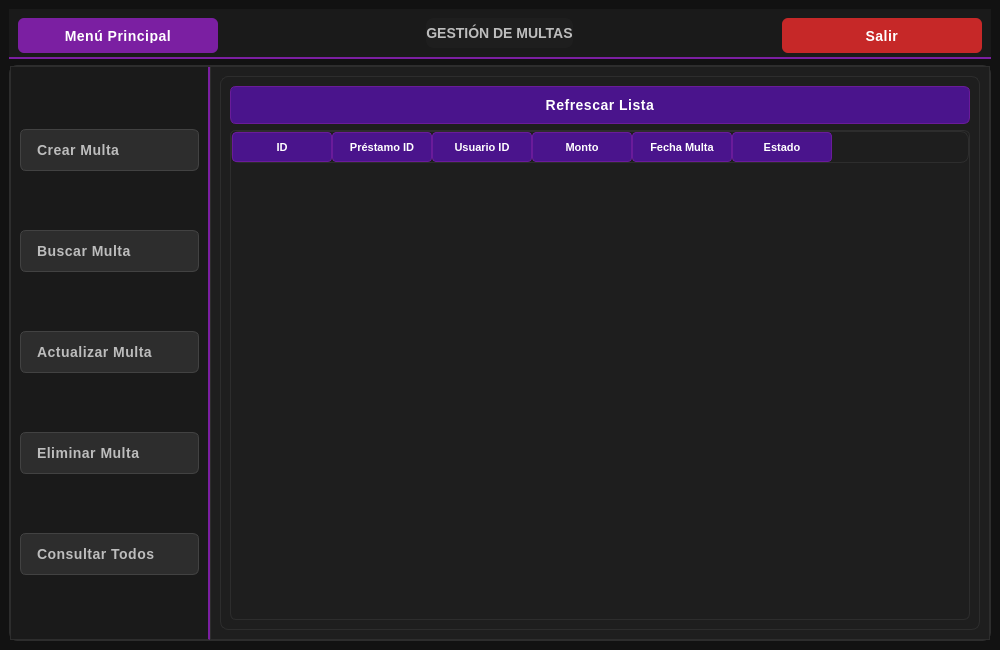
<?xml version="1.0" encoding="UTF-8"?>
<ui version="4.0">
 <class>MainWindow</class>
 <widget class="QMainWindow" name="MainWindow">
  <property name="geometry">
   <rect>
    <x>0</x>
    <y>0</y>
    <width>1000</width>
    <height>650</height>
   </rect>
  </property>
  <property name="windowTitle">
   <string>Sistema de Biblioteca - Gestión de Multas</string>
  </property>
  <property name="styleSheet">
   <string notr="true">/* === Estilo general - Tema Oscuro Biblioteca === */
QMainWindow {
    background-color: #121212;
    color: #e0e0e0;
    font-family: &quot;Segoe UI&quot;, &quot;SF Pro Display&quot;, &quot;Roboto&quot;, sans-serif;
    font-size: 14px;
    font-weight: 400;
}

/* === Frames === */
QFrame {
    background-color: #1e1e1e;
    border-radius: 8px;
    border: 1px solid #2d2d2d;
}

/* Barra superior */
#frame_superior {
    background-color: #1a1a1a;
    border: none;
    border-radius: 0px;
    border-bottom: 2px solid #7b1fa2;
}

/* Panel lateral */
#frame_lateral {
    background-color: #1a1a1a;
    border-right: 2px solid #7b1fa2;
    border-radius: 0px;
}

/* Área principal */
#frame_paginas {
    background-color: #1e1e1e;
    border-radius: 0px;
}

/* === Botones === */
QPushButton {
    background-color: #4a148c;
    color: #ffffff;
    border: 1px solid #6a1b9a;
    border-radius: 6px;
    padding: 10px 16px;
    font-weight: 500;
    font-size: 14px;
    letter-spacing: 0.5px;
    background: qlineargradient(x1:0, y1:0, x2:0, y2:1,
        stop:0 #7b1fa2, stop:1 #4a148c);
}

QPushButton:hover {
    background-color: #6a1b9a;
    color: #ffffff;
    border: 1px solid #8e24aa;
}

QPushButton:pressed {
    background-color: #38006b;
    color: #ffffff;
    border: 1px solid #4a148c;
    background: qlineargradient(x1:0, y1:0, x2:0, y2:1,
        stop:0 #4a148c, stop:1 #38006b);
}

/* Botón principal (Menú) */
#boton_menu {
    background-color: #7b1fa2;
    color: white;
    border: none;
    font-weight: 600;
    background: qlineargradient(x1:0, y1:0, x2:0, y2:1,
        stop:0 #9c27b0, stop:1 #7b1fa2);
}
#boton_menu:hover {
    background-color: #8e24aa;
    background: qlineargradient(x1:0, y1:0, x2:0, y2:1,
        stop:0 #ab47bc, stop:1 #8e24aa);
}
#boton_menu:pressed {
    background-color: #6a1b9a;
    background: qlineargradient(x1:0, y1:0, x2:0, y2:1,
        stop:0 #7b1fa2, stop:1 #6a1b9a);
}

/* Botón salir */
#boton_salir {
    background-color: #c62828;
    color: white;
    border: none;
    background: qlineargradient(x1:0, y1:0, x2:0, y2:1,
        stop:0 #ef5350, stop:1 #b71c1c);
}
#boton_salir:hover {
    background-color: #d32f2f;
    background: qlineargradient(x1:0, y1:0, x2:0, y2:1,
        stop:0 #f44336, stop:1 #c62828);
}
#boton_salir:pressed {
    background-color: #b71c1c;
    background: qlineargradient(x1:0, y1:0, x2:0, y2:1,
        stop:0 #c62828, stop:1 #b71c1c);
}

/* === Campos de texto === */
QLineEdit {
    background-color: #2d2d2d;
    color: #e0e0e0;
    border: 1px solid #424242;
    border-radius: 4px;
    padding: 8px 12px;
    font-size: 14px;
    font-weight: 400;
    selection-background-color: #7b1fa2;
}

QLineEdit:focus {
    border: 1px solid #7b1fa2;
    background-color: #333333;
    box-shadow: 0px 0px 5px rgba(123, 31, 162, 0.5);
}

QLineEdit:placeholder {
    color: #666666;
}

/* === Labels === */
QLabel {
    color: #bdbdbd;
    font-weight: 500;
    font-size: 14px;
    border: none;
}

/* Label inferior o secundario */
#label_mensaje {
    color: #9e9e9e;
    font-size: 10px;
    font-style: italic;
}

/* === Stacked Widget === */
QStackedWidget {
    background-color: #1e1e1e;
    border: 1px solid #2d2d2d;
    border-radius: 8px;
}

/* === Scrollbars === */
QScrollBar:vertical {
    border: none;
    background: #2d2d2d;
    width: 12px;
    border-radius: 6px;
}
QScrollBar::handle:vertical {
    background: #4a148c;
    min-height: 25px;
    border-radius: 6px;
}
QScrollBar::handle:vertical:hover {
    background: #6a1b9a;
}
QScrollBar::add-line:vertical,
QScrollBar::sub-line:vertical {
    height: 0;
}

QScrollBar:horizontal {
    border: none;
    background: #2d2d2d;
    height: 12px;
    border-radius: 6px;
}
QScrollBar::handle:horizontal {
    background: #4a148c;
    min-width: 25px;
    border-radius: 6px;
}
QScrollBar::handle:horizontal:hover {
    background: #6a1b9a;
}

/* === Layouts === */
QVBoxLayout, QHBoxLayout {
    spacing: 12px;
}

/* === Botones laterales === */
#boton_crear, #boton_buscar, #boton_actualizar, #boton_eliminar, #boton_consultar_todos {
    background-color: #2d2d2d;
    border: 1px solid #424242;
    color: #bdbdbd;
    font-weight: 500;
    font-size: 14px;
    text-align: left;
    padding: 12px 16px;
}

#boton_crear:hover, 
#boton_buscar:hover, 
#boton_actualizar:hover, 
#boton_eliminar:hover,
#boton_consultar_todos:hover {
    background-color: #333333;
    border: 1px solid #7b1fa2;
    color: #e0e0e0;
    background: qlineargradient(x1:0, y1:0, x2:1, y2:0,
        stop:0 #2d2d2d, stop:1 #4a148c);
}

#boton_crear:pressed, 
#boton_buscar:pressed, 
#boton_actualizar:pressed, 
#boton_eliminar:pressed,
#boton_consultar_todos:pressed {
    background-color: #4a148c;
    border: 1px solid #6a1b9a;
    color: #ffffff;
}

/* === Tooltips === */
QToolTip {
    background-color: #2d2d2d;
    color: #e0e0e0;
    border: 1px solid #7b1fa2;
    padding: 8px;
    border-radius: 6px;
    font-size: 13px;
    font-weight: 500;
    box-shadow: 0px 2px 10px rgba(0, 0, 0, 0.3);
}

/* === Tablas === */
QTableWidget {
    background-color: #1e1e1e;
    color: #e0e0e0;
    gridline-color: #424242;
    border: 1px solid #2d2d2d;
    border-radius: 6px;
    font-size: 13px;
    font-weight: 400;
    selection-background-color: #7b1fa2;
    selection-color: #ffffff;
    alternate-background-color: #252525;
}

QHeaderView::section {
    background-color: #4a148c;
    color: #ffffff;
    border: 1px solid #6a1b9a;
    border-radius: 4px;
    font-weight: 600;
    font-size: 13px;
    padding: 8px;
}

QHeaderView::section:hover {
    background-color: #6a1b9a;
}

QTableWidget::item {
    padding: 6px;
    border: none;
}

QTableWidget::item:selected {
    background-color: #7b1fa2;
    color: #ffffff;
}

/* Efectos adicionales para profundidad */
#frame_superior {
    border-bottom: 2px solid #7b1fa2;
}

#frame_lateral {
    border-right: 2px solid #7b1fa2;
}

/* Efectos de sombra suaves */
QFrame {
    box-shadow: 0px 2px 8px rgba(0, 0, 0, 0.2);
}

QPushButton {
    box-shadow: 0px 2px 4px rgba(0, 0, 0, 0.3);
}

QLineEdit:focus {
    box-shadow: 0px 0px 8px rgba(123, 31, 162, 0.4);
}</string>
  </property>
  <widget class="QWidget" name="centralwidget">
   <layout class="QVBoxLayout" name="verticalLayout" stretch="1,8">
    <item>
     <widget class="QFrame" name="frame_superior">
      <property name="minimumSize">
       <size>
        <width>0</width>
        <height>50</height>
       </size>
      </property>
      <property name="maximumSize">
       <size>
        <width>16777215</width>
        <height>50</height>
       </size>
      </property>
      <property name="frameShape">
       <enum>QFrame::StyledPanel</enum>
      </property>
      <property name="frameShadow">
       <enum>QFrame::Raised</enum>
      </property>
      <layout class="QHBoxLayout" name="horizontalLayout">
       <item>
        <widget class="QPushButton" name="boton_menu">
         <property name="minimumSize">
          <size>
           <width>200</width>
           <height>35</height>
          </size>
         </property>
         <property name="text">
          <string>Menú Principal</string>
         </property>
        </widget>
       </item>
       <item>
        <spacer name="horizontalSpacer">
         <property name="orientation">
          <enum>Qt::Horizontal</enum>
         </property>
         <property name="sizeHint" stdset="0">
          <size>
           <width>226</width>
           <height>20</height>
          </size>
         </property>
        </spacer>
       </item>
       <item>
        <widget class="QLabel" name="label_titulo">
         <property name="text">
          <string>GESTIÓN DE MULTAS</string>
         </property>
         <property name="alignment">
          <set>Qt::AlignCenter</set>
         </property>
        </widget>
       </item>
       <item>
        <spacer name="horizontalSpacer_2">
         <property name="orientation">
          <enum>Qt::Horizontal</enum>
         </property>
         <property name="sizeHint" stdset="0">
          <size>
           <width>226</width>
           <height>20</height>
          </size>
         </property>
        </spacer>
       </item>
       <item>
        <widget class="QPushButton" name="boton_salir">
         <property name="minimumSize">
          <size>
           <width>200</width>
           <height>35</height>
          </size>
         </property>
         <property name="text">
          <string>Salir</string>
         </property>
        </widget>
       </item>
      </layout>
     </widget>
    </item>
    <item>
     <widget class="QFrame" name="frame_central">
      <property name="frameShape">
       <enum>QFrame::StyledPanel</enum>
      </property>
      <property name="frameShadow">
       <enum>QFrame::Raised</enum>
      </property>
      <layout class="QHBoxLayout" name="horizontalLayout_2">
       <property name="spacing">
        <number>0</number>
       </property>
       <property name="leftMargin">
        <number>0</number>
       </property>
       <property name="topMargin">
        <number>0</number>
       </property>
       <property name="rightMargin">
        <number>0</number>
       </property>
       <property name="bottomMargin">
        <number>0</number>
       </property>
       <item>
        <widget class="QFrame" name="frame_lateral">
         <property name="minimumSize">
          <size>
           <width>200</width>
           <height>0</height>
          </size>
         </property>
         <property name="maximumSize">
          <size>
           <width>200</width>
           <height>16777215</height>
          </size>
         </property>
         <property name="frameShape">
          <enum>QFrame::StyledPanel</enum>
         </property>
         <property name="frameShadow">
          <enum>QFrame::Raised</enum>
         </property>
         <layout class="QVBoxLayout" name="verticalLayout_2">
          <item>
           <widget class="QPushButton" name="boton_crear">
            <property name="text">
             <string>Crear Multa</string>
            </property>
           </widget>
          </item>
          <item>
           <widget class="QPushButton" name="boton_buscar">
            <property name="text">
             <string>Buscar Multa</string>
            </property>
           </widget>
          </item>
          <item>
           <widget class="QPushButton" name="boton_actualizar">
            <property name="text">
             <string>Actualizar Multa</string>
            </property>
           </widget>
          </item>
          <item>
           <widget class="QPushButton" name="boton_eliminar">
            <property name="text">
             <string>Eliminar Multa</string>
            </property>
           </widget>
          </item>
          <item>
           <widget class="QPushButton" name="boton_consultar_todos">
            <property name="text">
             <string>Consultar Todos</string>
            </property>
           </widget>
          </item>
         </layout>
        </widget>
       </item>
       <item>
        <widget class="QFrame" name="frame_paginas">
         <property name="frameShape">
          <enum>QFrame::StyledPanel</enum>
         </property>
         <property name="frameShadow">
          <enum>QFrame::Raised</enum>
         </property>
         <layout class="QVBoxLayout" name="verticalLayout_3">
          <item>
           <widget class="QStackedWidget" name="stackedWidget">
            <property name="currentIndex">
             <number>4</number>
            </property>
            <widget class="QWidget" name="page_crear">
             <layout class="QHBoxLayout" name="horizontalLayout_3">
              <item>
               <layout class="QVBoxLayout" name="verticalLayout_4">
                <item>
                 <layout class="QGridLayout" name="gridLayout_crear">
                  <item row="0" column="0">
                   <widget class="QLabel" name="label_prestamo_id_crear">
                    <property name="text">
                     <string>ID Préstamo</string>
                    </property>
                   </widget>
                  </item>
                  <item row="0" column="1">
                   <widget class="QLineEdit" name="prestamo_id_crear">
                    <property name="minimumSize">
                     <size>
                      <width>150</width>
                      <height>0</height>
                     </size>
                    </property>
                    <property name="placeholderText">
                     <string>ID del préstamo relacionado</string>
                    </property>
                   </widget>
                  </item>
                  <item row="1" column="0">
                   <widget class="QLabel" name="label_usuario_id_crear">
                    <property name="text">
                     <string>ID Usuario</string>
                    </property>
                   </widget>
                  </item>
                  <item row="1" column="1">
                   <widget class="QLineEdit" name="usuario_id_crear">
                    <property name="placeholderText">
                     <string>ID del usuario multado</string>
                    </property>
                   </widget>
                  </item>
                  <item row="2" column="0">
                   <widget class="QLabel" name="label_monto_crear">
                    <property name="text">
                     <string>Monto</string>
                    </property>
                   </widget>
                  </item>
                  <item row="2" column="1">
                   <widget class="QLineEdit" name="monto_crear">
                    <property name="placeholderText">
                     <string>Ej: 50.00</string>
                    </property>
                   </widget>
                  </item>
                  <item row="3" column="0">
                   <widget class="QLabel" name="label_fecha_multa_crear">
                    <property name="text">
                     <string>Fecha Multa</string>
                    </property>
                   </widget>
                  </item>
                  <item row="3" column="1">
                   <widget class="QLineEdit" name="fecha_multa_crear">
                    <property name="placeholderText">
                     <string>YYYY-MM-DD HH:MM:SS</string>
                    </property>
                   </widget>
                  </item>
                  <item row="4" column="0">
                   <widget class="QLabel" name="label_estado_crear">
                    <property name="text">
                     <string>Estado</string>
                    </property>
                   </widget>
                  </item>
                  <item row="4" column="1">
                   <widget class="QLineEdit" name="estado_crear">
                    <property name="placeholderText">
                     <string>Pendiente, Pagada</string>
                    </property>
                   </widget>
                  </item>
                 </layout>
                </item>
                <item>
                 <widget class="QPushButton" name="accion_guardar">
                  <property name="text">
                   <string>Guardar Multa</string>
                  </property>
                 </widget>
                </item>
               </layout>
              </item>
             </layout>
            </widget>
            <widget class="QWidget" name="page_buscar">
             <layout class="QVBoxLayout" name="verticalLayout_7">
              <item>
               <layout class="QGridLayout" name="gridLayout_buscar">
                <item row="0" column="0">
                 <widget class="QLabel" name="label_multa_id_buscar">
                  <property name="text">
                   <string>ID Multa</string>
                  </property>
                 </widget>
                </item>
                <item row="0" column="1">
                 <widget class="QLineEdit" name="multa_id_buscar">
                  <property name="minimumSize">
                   <size>
                    <width>150</width>
                    <height>0</height>
                   </size>
                  </property>
                  <property name="placeholderText">
                   <string>Ingrese ID a buscar</string>
                  </property>
                 </widget>
                </item>
                <item row="0" column="2">
                 <widget class="QPushButton" name="buscar_buscar">
                  <property name="text">
                   <string>Buscar</string>
                  </property>
                 </widget>
                </item>
                <item row="1" column="0">
                 <widget class="QLabel" name="label_prestamo_id_buscar">
                  <property name="text">
                   <string>ID Préstamo</string>
                  </property>
                 </widget>
                </item>
                <item row="1" column="1">
                 <widget class="QLineEdit" name="prestamo_id_buscar"/>
                </item>
                <item row="2" column="0">
                 <widget class="QLabel" name="label_usuario_id_buscar">
                  <property name="text">
                   <string>ID Usuario</string>
                  </property>
                 </widget>
                </item>
                <item row="2" column="1">
                 <widget class="QLineEdit" name="usuario_id_buscar"/>
                </item>
                <item row="3" column="0">
                 <widget class="QLabel" name="label_monto_buscar">
                  <property name="text">
                   <string>Monto</string>
                  </property>
                 </widget>
                </item>
                <item row="3" column="1">
                 <widget class="QLineEdit" name="monto_buscar"/>
                </item>
                <item row="4" column="0">
                 <widget class="QLabel" name="label_fecha_multa_buscar">
                  <property name="text">
                   <string>Fecha Multa</string>
                  </property>
                 </widget>
                </item>
                <item row="4" column="1">
                 <widget class="QLineEdit" name="fecha_multa_buscar"/>
                </item>
                <item row="5" column="0">
                 <widget class="QLabel" name="label_estado_buscar">
                  <property name="text">
                   <string>Estado</string>
                  </property>
                 </widget>
                </item>
                <item row="5" column="1">
                 <widget class="QLineEdit" name="estado_buscar"/>
                </item>
               </layout>
              </item>
              <item>
               <widget class="QPushButton" name="accion_limpiar">
                <property name="text">
                 <string>Limpiar Búsqueda</string>
                </property>
               </widget>
              </item>
             </layout>
            </widget>
            <widget class="QWidget" name="page_actualizar">
             <layout class="QHBoxLayout" name="horizontalLayout_4">
              <item>
               <layout class="QVBoxLayout" name="verticalLayout_5">
                <item>
                 <layout class="QGridLayout" name="gridLayout_actualizar">
                  <item row="0" column="0">
                   <widget class="QLabel" name="label_multa_id_actualizar">
                    <property name="text">
                     <string>ID Multa</string>
                    </property>
                   </widget>
                  </item>
                  <item row="0" column="1">
                   <widget class="QLineEdit" name="multa_id_actualizar">
                    <property name="minimumSize">
                     <size>
                      <width>150</width>
                      <height>0</height>
                     </size>
                    </property>
                    <property name="placeholderText">
                     <string>Ingrese ID a actualizar</string>
                    </property>
                   </widget>
                  </item>
                  <item row="0" column="2">
                   <widget class="QPushButton" name="buscar_actualizar">
                    <property name="text">
                     <string>Buscar</string>
                    </property>
                   </widget>
                  </item>
                  <item row="1" column="0">
                   <widget class="QLabel" name="label_prestamo_id_actualizar">
                    <property name="text">
                     <string>ID Préstamo</string>
                    </property>
                   </widget>
                  </item>
                  <item row="1" column="1">
                   <widget class="QLineEdit" name="prestamo_id_actualizar"/>
                  </item>
                  <item row="2" column="0">
                   <widget class="QLabel" name="label_usuario_id_actualizar">
                    <property name="text">
                     <string>ID Usuario</string>
                    </property>
                   </widget>
                  </item>
                  <item row="2" column="1">
                   <widget class="QLineEdit" name="usuario_id_actualizar"/>
                  </item>
                  <item row="3" column="0">
                   <widget class="QLabel" name="label_monto_actualizar">
                    <property name="text">
                     <string>Monto</string>
                    </property>
                   </widget>
                  </item>
                  <item row="3" column="1">
                   <widget class="QLineEdit" name="monto_actualizar"/>
                  </item>
                  <item row="4" column="0">
                   <widget class="QLabel" name="label_fecha_multa_actualizar">
                    <property name="text">
                     <string>Fecha Multa</string>
                    </property>
                   </widget>
                  </item>
                  <item row="4" column="1">
                   <widget class="QLineEdit" name="fecha_multa_actualizar"/>
                  </item>
                  <item row="5" column="0">
                   <widget class="QLabel" name="label_estado_actualizar">
                    <property name="text">
                     <string>Estado</string>
                    </property>
                   </widget>
                  </item>
                  <item row="5" column="1">
                   <widget class="QLineEdit" name="estado_actualizar"/>
                  </item>
                 </layout>
                </item>
                <item>
                 <widget class="QPushButton" name="accion_actualizar">
                  <property name="text">
                   <string>Actualizar Multa</string>
                  </property>
                 </widget>
                </item>
               </layout>
              </item>
             </layout>
            </widget>
            <widget class="QWidget" name="page_eliminar">
             <layout class="QVBoxLayout" name="verticalLayout_6">
              <item>
               <layout class="QGridLayout" name="gridLayout_eliminar">
                <item row="0" column="0">
                 <widget class="QLabel" name="label_multa_id_eliminar">
                  <property name="text">
                   <string>ID Multa</string>
                  </property>
                 </widget>
                </item>
                <item row="0" column="1">
                 <widget class="QLineEdit" name="multa_id_eliminar">
                  <property name="minimumSize">
                   <size>
                    <width>150</width>
                    <height>0</height>
                   </size>
                  </property>
                  <property name="placeholderText">
                   <string>Ingrese ID a eliminar</string>
                  </property>
                 </widget>
                </item>
                <item row="0" column="2">
                 <widget class="QPushButton" name="buscar_eliminar">
                  <property name="text">
                   <string>Buscar</string>
                  </property>
                 </widget>
                </item>
                <item row="1" column="0">
                 <widget class="QLabel" name="label_prestamo_id_eliminar">
                  <property name="text">
                   <string>ID Préstamo</string>
                  </property>
                 </widget>
                </item>
                <item row="1" column="1">
                 <widget class="QLineEdit" name="prestamo_id_eliminar"/>
                </item>
                <item row="2" column="0">
                 <widget class="QLabel" name="label_usuario_id_eliminar">
                  <property name="text">
                   <string>ID Usuario</string>
                  </property>
                 </widget>
                </item>
                <item row="2" column="1">
                 <widget class="QLineEdit" name="usuario_id_eliminar"/>
                </item>
                <item row="3" column="0">
                 <widget class="QLabel" name="label_monto_eliminar">
                  <property name="text">
                   <string>Monto</string>
                  </property>
                 </widget>
                </item>
                <item row="3" column="1">
                 <widget class="QLineEdit" name="monto_eliminar"/>
                </item>
                <item row="4" column="0">
                 <widget class="QLabel" name="label_fecha_multa_eliminar">
                  <property name="text">
                   <string>Fecha Multa</string>
                  </property>
                 </widget>
                </item>
                <item row="4" column="1">
                 <widget class="QLineEdit" name="fecha_multa_eliminar"/>
                </item>
                <item row="5" column="0">
                 <widget class="QLabel" name="label_estado_eliminar">
                  <property name="text">
                   <string>Estado</string>
                  </property>
                 </widget>
                </item>
                <item row="5" column="1">
                 <widget class="QLineEdit" name="estado_eliminar"/>
                </item>
               </layout>
              </item>
              <item>
               <widget class="QPushButton" name="accion_eliminar">
                <property name="text">
                 <string>Eliminar Multa</string>
                </property>
               </widget>
              </item>
             </layout>
            </widget>
            <widget class="QWidget" name="page_consultar_todos">
             <layout class="QVBoxLayout" name="verticalLayout_9">
              <item>
               <widget class="QPushButton" name="boton_refrescar">
                <property name="text">
                 <string>Refrescar Lista</string>
                </property>
               </widget>
              </item>
              <item>
               <widget class="QTableWidget" name="tabla_multas">
                <property name="styleSheet">
                 <string notr="true">/* Tabla personalizada para multas */
QTableWidget {
    background-color: #1e1e1e;
    color: #e0e0e0;
    gridline-color: #424242;
    border: 1px solid #2d2d2d;
    border-radius: 6px;
    font-size: 11px;
    font-weight: 400;
    selection-background-color: #7b1fa2;
    selection-color: #ffffff;
    alternate-background-color: #252525;
}

QHeaderView::section {
    background-color: #4a148c;
    color: #ffffff;
    border: 1px solid #6a1b9a;
    border-radius: 4px;
    font-weight: 600;
    font-size: 11px;
    padding: 6px;
}

QTableWidget::item {
    padding: 4px;
    border: none;
}</string>
                </property>
                <column>
                 <property name="text">
                  <string>ID</string>
                 </property>
                </column>
                <column>
                 <property name="text">
                  <string>Préstamo ID</string>
                 </property>
                </column>
                <column>
                 <property name="text">
                  <string>Usuario ID</string>
                 </property>
                </column>
                <column>
                 <property name="text">
                  <string>Monto</string>
                 </property>
                </column>
                <column>
                 <property name="text">
                  <string>Fecha Multa</string>
                 </property>
                </column>
                <column>
                 <property name="text">
                  <string>Estado</string>
                 </property>
                </column>
               </widget>
              </item>
             </layout>
            </widget>
           </widget>
          </item>
         </layout>
        </widget>
       </item>
      </layout>
     </widget>
    </item>
   </layout>
  </widget>
 </widget>
 <resources/>
 <connections/>
</ui>
